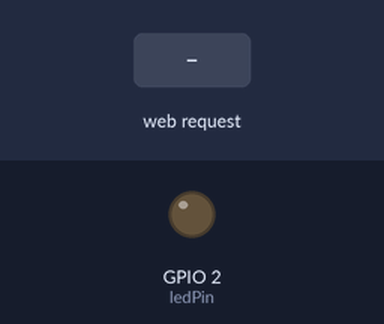
Bench run of a program on a simulated ESP32. On the bench: output pins drawn as LEDs (lit = HIGH). The test bench sets the inputs (shaded band). WiFi joins after 1.5 s; servers stay silent unless stated; what the program prints to the serial monitor is not drawn.

Above: at 2.7 s.
2.8 s: HTTP request GET /on received
At 3.9 s:
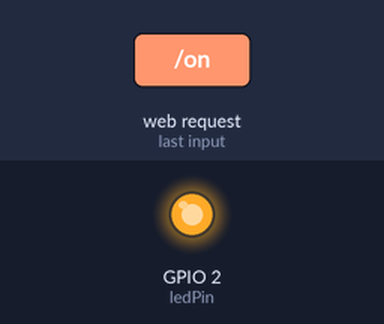
4.3 s: HTTP request GET /off received
At 5.0 s:
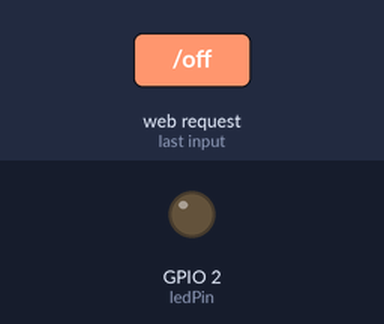
Timing chart, 0 to 7.3 s (numbered marks = the images above; inputs shaded):
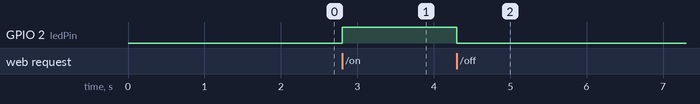

Measured:
- after the input at 2.8 s, GPIO 2 (ledPin): LOW → HIGH at once
- after the input at 4.3 s, GPIO 2 (ledPin): HIGH → LOW at once

The program:

main.cpp
```cpp
#include <Arduino.h>
#include <WiFi.h>
#include <WebServer.h>

const char* ssid = "Cant see";
const char* password = "12341234";

WebServer server(80);
const int ledPin = 2;
bool ledState = false;

void handleRoot() {
  String color = ledState ? "#00ff7f" : "#ff4d4d";
  String status = ledState ? "ON" : "OFF";

  String html = "<html><head><meta name='viewport' content='width=device-width, initial-scale=1.0'>";
  html += "<style>body{background:#121212; color:white; font-family:sans-serif; text-align:center; padding-top:50px;}";
  html += ".btn{display:block; width:200px; margin:20px auto; padding:20px; border-radius:15px; text-decoration:none; font-weight:bold; font-size:20px; color:white;}";
  html += ".on{background:#2ecc71;} .off{background:#e74c3c;}";
  html += ".status{font-size:40px; color:" + color + ";}</style></head><body>";
  html += "<h1>ESP32 CONTROL</h1>";
  html += "<div class='status'>" + status + "</div>";
  html += "<a href='/on' class='btn on'>TURN ON</a>";
  html += "<a href='/off' class='btn off'>TURN OFF</a>";
  html += "</body></html>";

  server.send(200, "text/html", html);
}

void setup() {
  Serial.begin(115200);
  pinMode(ledPin, OUTPUT);
  WiFi.begin(ssid, password);
  while (WiFi.status() != WL_CONNECTED) { delay(500); }

  server.on("/", handleRoot);
  server.on("/on", []() { ledState = true; digitalWrite(ledPin, HIGH); handleRoot(); });
  server.on("/off", []() { ledState = false; digitalWrite(ledPin, LOW); handleRoot(); });

  server.begin();
  Serial.println("SYSTEM READY");
  Serial.println(WiFi.localIP());
}

void loop() {
  server.handleClient();
}
```
